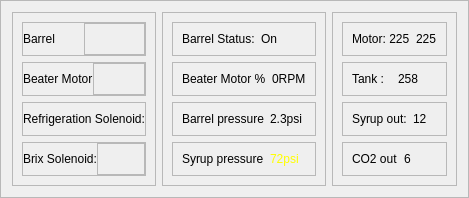
       <widget class="QFrame" name="frame_18">
        <property name="frameShape">
         <enum>QFrame::StyledPanel</enum>
        </property>
        <property name="frameShadow">
         <enum>QFrame::Raised</enum>
        </property>
        <layout class="QHBoxLayout" name="horizontalLayout_41">
         <item>
          <widget class="QFrame" name="frame_54">
           <property name="frameShape">
            <enum>QFrame::StyledPanel</enum>
           </property>
           <property name="frameShadow">
            <enum>QFrame::Raised</enum>
           </property>
           <layout class="QVBoxLayout" name="verticalLayout_12">
            <item>
             <widget class="QFrame" name="frame_57">
              <property name="frameShape">
               <enum>QFrame::StyledPanel</enum>
              </property>
              <property name="frameShadow">
               <enum>QFrame::Raised</enum>
              </property>
              <layout class="QHBoxLayout" name="horizontalLayout_40">
               <property name="spacing">
                <number>0</number>
               </property>
               <property name="leftMargin">
                <number>0</number>
               </property>
               <property name="topMargin">
                <number>0</number>
               </property>
               <property name="rightMargin">
                <number>0</number>
               </property>
               <property name="bottomMargin">
                <number>0</number>
               </property>
               <item>
                <widget class="QLabel" name="label_67">
                 <property name="text">
                  <string>Barrel</string>
                 </property>
                </widget>
               </item>
               <item>
                <widget class="QFrame" name="frame_58">
                 <property name="frameShape">
                  <enum>QFrame::StyledPanel</enum>
                 </property>
                 <property name="frameShadow">
                  <enum>QFrame::Raised</enum>
                 </property>
                </widget>
               </item>
              </layout>
             </widget>
            </item>
            <item>
             <widget class="QFrame" name="frame_64">
              <property name="frameShape">
               <enum>QFrame::StyledPanel</enum>
              </property>
              <property name="frameShadow">
               <enum>QFrame::Raised</enum>
              </property>
              <layout class="QHBoxLayout" name="horizontalLayout_46">
               <property name="spacing">
                <number>0</number>
               </property>
               <property name="leftMargin">
                <number>0</number>
               </property>
               <property name="topMargin">
                <number>0</number>
               </property>
               <property name="rightMargin">
                <number>0</number>
               </property>
               <property name="bottomMargin">
                <number>0</number>
               </property>
               <item>
                <widget class="QLabel" name="label_71">
                 <property name="text">
                  <string>Beater Motor</string>
                 </property>
                </widget>
               </item>
               <item>
                <widget class="QFrame" name="frame_65">
                 <property name="frameShape">
                  <enum>QFrame::StyledPanel</enum>
                 </property>
                 <property name="frameShadow">
                  <enum>QFrame::Raised</enum>
                 </property>
                </widget>
               </item>
              </layout>
             </widget>
            </item>
            <item>
             <widget class="QFrame" name="frame_66">
              <property name="frameShape">
               <enum>QFrame::StyledPanel</enum>
              </property>
              <property name="frameShadow">
               <enum>QFrame::Raised</enum>
              </property>
              <layout class="QHBoxLayout" name="horizontalLayout_47">
               <property name="spacing">
                <number>0</number>
               </property>
               <property name="leftMargin">
                <number>0</number>
               </property>
               <property name="topMargin">
                <number>0</number>
               </property>
               <property name="rightMargin">
                <number>0</number>
               </property>
               <property name="bottomMargin">
                <number>0</number>
               </property>
               <item>
                <widget class="QLabel" name="label_72">
                 <property name="text">
                  <string>Refrigeration Solenoid:</string>
                 </property>
                </widget>
               </item>
               <item>
                <widget class="QFrame" name="frame_67">
                 <property name="frameShape">
                  <enum>QFrame::StyledPanel</enum>
                 </property>
                 <property name="frameShadow">
                  <enum>QFrame::Raised</enum>
                 </property>
                </widget>
               </item>
              </layout>
             </widget>
            </item>
            <item>
             <widget class="QFrame" name="frame_55">
              <property name="frameShape">
               <enum>QFrame::StyledPanel</enum>
              </property>
              <property name="frameShadow">
               <enum>QFrame::Raised</enum>
              </property>
              <layout class="QHBoxLayout" name="horizontalLayout_45">
               <property name="spacing">
                <number>0</number>
               </property>
               <property name="leftMargin">
                <number>0</number>
               </property>
               <property name="topMargin">
                <number>0</number>
               </property>
               <property name="rightMargin">
                <number>0</number>
               </property>
               <property name="bottomMargin">
                <number>0</number>
               </property>
               <item>
                <widget class="QLabel" name="label_70">
                 <property name="text">
                  <string>Brix Solenoid:</string>
                 </property>
                </widget>
               </item>
               <item>
                <widget class="QFrame" name="frame_63">
                 <property name="frameShape">
                  <enum>QFrame::StyledPanel</enum>
                 </property>
                 <property name="frameShadow">
                  <enum>QFrame::Raised</enum>
                 </property>
                </widget>
               </item>
              </layout>
             </widget>
            </item>
           </layout>
          </widget>
         </item>
         <item>
          <widget class="QFrame" name="frame_49">
           <property name="frameShape">
            <enum>QFrame::StyledPanel</enum>
           </property>
           <property name="frameShadow">
            <enum>QFrame::Raised</enum>
           </property>
           <layout class="QVBoxLayout" name="verticalLayout_11">
            <item>
             <widget class="QFrame" name="frame_52">
              <property name="frameShape">
               <enum>QFrame::StyledPanel</enum>
              </property>
              <property name="frameShadow">
               <enum>QFrame::Raised</enum>
              </property>
              <layout class="QHBoxLayout" name="horizontalLayout_37">
               <item>
                <widget class="QLabel" name="label_62">
                 <property name="text">
                  <string>Barrel Status:</string>
                 </property>
                </widget>
               </item>
               <item>
                <widget class="QLabel" name="label_63">
                 <property name="text">
                  <string>On</string>
                 </property>
                </widget>
               </item>
              </layout>
             </widget>
            </item>
            <item>
             <widget class="QFrame" name="frame_50">
              <property name="frameShape">
               <enum>QFrame::StyledPanel</enum>
              </property>
              <property name="frameShadow">
               <enum>QFrame::Raised</enum>
              </property>
              <layout class="QHBoxLayout" name="horizontalLayout_35">
               <item>
                <widget class="QLabel" name="label_58">
                 <property name="text">
                  <string>Beater Motor %</string>
                 </property>
                </widget>
               </item>
               <item>
                <widget class="QLabel" name="label_59">
                 <property name="text">
                  <string>0RPM</string>
                 </property>
                </widget>
               </item>
              </layout>
             </widget>
            </item>
            <item>
             <widget class="QFrame" name="frame_51">
              <property name="frameShape">
               <enum>QFrame::StyledPanel</enum>
              </property>
              <property name="frameShadow">
               <enum>QFrame::Raised</enum>
              </property>
              <layout class="QHBoxLayout" name="horizontalLayout_36">
               <item>
                <widget class="QLabel" name="label_60">
                 <property name="text">
                  <string>Barrel pressure</string>
                 </property>
                </widget>
               </item>
               <item>
                <widget class="QLabel" name="label_61">
                 <property name="text">
                  <string>2.3psi</string>
                 </property>
                </widget>
               </item>
              </layout>
             </widget>
            </item>
            <item>
             <widget class="QFrame" name="frame_53">
              <property name="frameShape">
               <enum>QFrame::StyledPanel</enum>
              </property>
              <property name="frameShadow">
               <enum>QFrame::Raised</enum>
              </property>
              <layout class="QHBoxLayout" name="horizontalLayout_38">
               <item>
                <widget class="QLabel" name="label_64">
                 <property name="text">
                  <string>Syrup pressure</string>
                 </property>
                </widget>
               </item>
               <item>
                <widget class="QLabel" name="label_65">
                 <property name="styleSheet">
                  <string notr="true">color: rgb(255, 255, 0);</string>
                 </property>
                 <property name="text">
                  <string>72psi</string>
                 </property>
                </widget>
               </item>
              </layout>
             </widget>
            </item>
           </layout>
          </widget>
         </item>
         <item>
          <widget class="QFrame" name="frame_44">
           <property name="frameShape">
            <enum>QFrame::StyledPanel</enum>
           </property>
           <property name="frameShadow">
            <enum>QFrame::Raised</enum>
           </property>
           <layout class="QVBoxLayout" name="verticalLayout_10">
            <item>
             <widget class="QFrame" name="frame_48">
              <property name="frameShape">
               <enum>QFrame::StyledPanel</enum>
              </property>
              <property name="frameShadow">
               <enum>QFrame::Raised</enum>
              </property>
              <layout class="QHBoxLayout" name="horizontalLayout_34">
               <item>
                <widget class="QLabel" name="label_56">
                 <property name="text">
                  <string>Motor: 225</string>
                 </property>
                </widget>
               </item>
               <item>
                <widget class="QLabel" name="label_57">
                 <property name="text">
                  <string>225</string>
                 </property>
                </widget>
               </item>
              </layout>
             </widget>
            </item>
            <item>
             <widget class="QFrame" name="frame_45">
              <property name="frameShape">
               <enum>QFrame::StyledPanel</enum>
              </property>
              <property name="frameShadow">
               <enum>QFrame::Raised</enum>
              </property>
              <layout class="QHBoxLayout" name="horizontalLayout_31">
               <item>
                <widget class="QLabel" name="label_50">
                 <property name="text">
                  <string>Tank :</string>
                 </property>
                </widget>
               </item>
               <item>
                <widget class="QLabel" name="label_51">
                 <property name="text">
                  <string>258</string>
                 </property>
                </widget>
               </item>
              </layout>
             </widget>
            </item>
            <item>
             <widget class="QFrame" name="frame_46">
              <property name="frameShape">
               <enum>QFrame::StyledPanel</enum>
              </property>
              <property name="frameShadow">
               <enum>QFrame::Raised</enum>
              </property>
              <layout class="QHBoxLayout" name="horizontalLayout_32">
               <item>
                <widget class="QLabel" name="label_52">
                 <property name="text">
                  <string>Syrup out:</string>
                 </property>
                </widget>
               </item>
               <item>
                <widget class="QLabel" name="label_53">
                 <property name="text">
                  <string>12</string>
                 </property>
                </widget>
               </item>
              </layout>
             </widget>
            </item>
            <item>
             <widget class="QFrame" name="frame_47">
              <property name="frameShape">
               <enum>QFrame::StyledPanel</enum>
              </property>
              <property name="frameShadow">
               <enum>QFrame::Raised</enum>
              </property>
              <layout class="QHBoxLayout" name="horizontalLayout_33">
               <item>
                <widget class="QLabel" name="label_54">
                 <property name="text">
                  <string>CO2 out</string>
                 </property>
                </widget>
               </item>
               <item>
                <widget class="QLabel" name="label_55">
                 <property name="text">
                  <string>6</string>
                 </property>
                </widget>
               </item>
              </layout>
             </widget>
            </item>
           </layout>
          </widget>
         </item>
        </layout>
       </widget>
